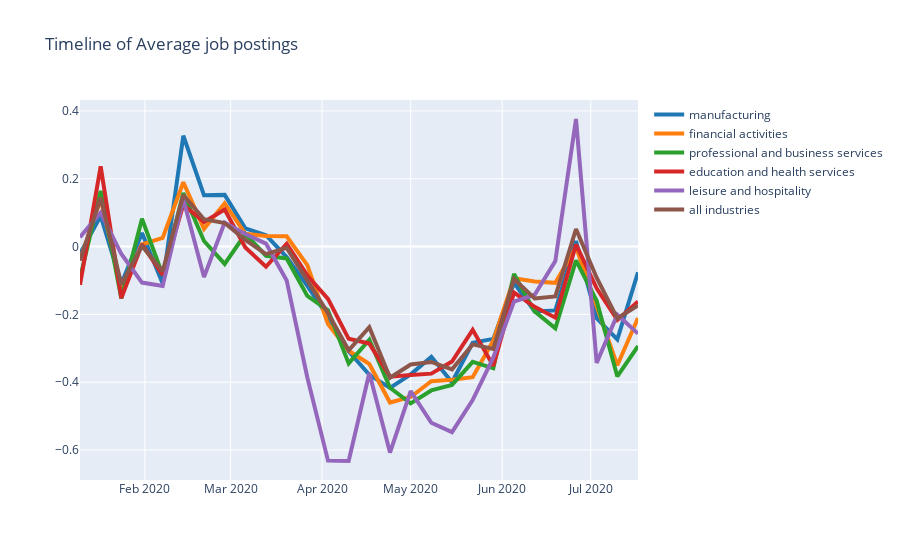

Notebook source saved alongside this figure:
### Markdown cell above
### Timeline of Average job postings - Different industry comparision (relative to January 4-31 2020)

### Code cell
data = df_burnings_date
fig = go.Figure()
cols = plotly.colors.DEFAULT_PLOTLY_COLORS

# Create and style traces
fig.add_trace(go.Scatter(x=data['date'], y=data['manufacturing'], name='manufacturing',showlegend=True,
                         line=dict(color=cols[0], width=4)))

fig.add_trace(go.Scatter(x=data['date'], y=data['financial activities'], name='financial activities',showlegend=True,
                         line=dict(color=cols[1], width=4)))

fig.add_trace(go.Scatter(x=data['date'], y=data['professional and business services'], name='professional and business services',showlegend=True,
                         line=dict(color=cols[2], width=4)))

fig.add_trace(go.Scatter(x=data['date'], y=data['education and health services'], name='education and health services',showlegend=True,
                         line=dict(color=cols[3], width=4)))

fig.add_trace(go.Scatter(x=data['date'], y=data['leisure and hospitality'], name='leisure and hospitality',showlegend=True,
                         line=dict(color=cols[4], width=4)))

fig.add_trace(go.Scatter(x=data['date'], y=data['all industries'], name='all industries',showlegend=True,
                         line=dict(color=cols[5], width=4)))
fig.update_layout(title='Timeline of Average job postings')

fig.show()
